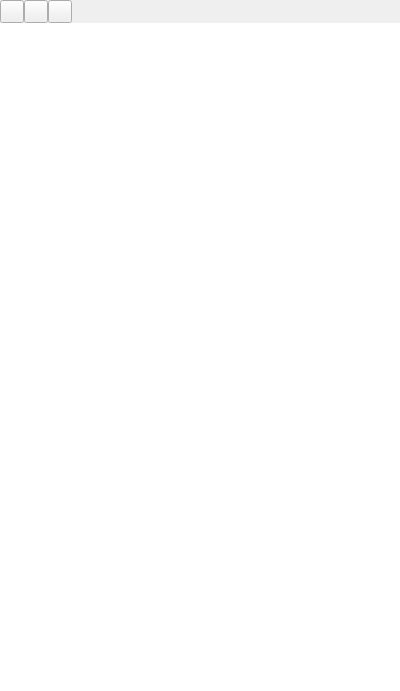
<?xml version="1.0" encoding="UTF-8"?>
<ui version="4.0">
 <class>GitRoot</class>
 <widget class="QWidget" name="GitRoot">
  <property name="geometry">
   <rect>
    <x>0</x>
    <y>0</y>
    <width>400</width>
    <height>691</height>
   </rect>
  </property>
  <property name="windowTitle">
   <string>Form</string>
  </property>
  <layout class="QVBoxLayout" name="verticalLayout">
   <property name="spacing">
    <number>0</number>
   </property>
   <property name="leftMargin">
    <number>0</number>
   </property>
   <property name="topMargin">
    <number>0</number>
   </property>
   <property name="rightMargin">
    <number>0</number>
   </property>
   <property name="bottomMargin">
    <number>0</number>
   </property>
   <item>
    <layout class="QHBoxLayout" name="horizontalLayout">
     <property name="spacing">
      <number>0</number>
     </property>
     <item>
      <widget class="QToolButton" name="commitButton">
       <property name="toolTip">
        <string>Commit</string>
       </property>
       <property name="text">
        <string/>
       </property>
      </widget>
     </item>
     <item>
      <widget class="QToolButton" name="pushButton">
       <property name="toolTip">
        <string>Push</string>
       </property>
       <property name="text">
        <string/>
       </property>
      </widget>
     </item>
     <item>
      <widget class="QToolButton" name="pullButton">
       <property name="toolTip">
        <string>Pull</string>
       </property>
       <property name="text">
        <string/>
       </property>
      </widget>
     </item>
     <item>
      <spacer name="horizontalSpacer">
       <property name="orientation">
        <enum>Qt::Horizontal</enum>
       </property>
       <property name="sizeHint" stdset="0">
        <size>
         <width>40</width>
         <height>20</height>
        </size>
       </property>
      </spacer>
     </item>
    </layout>
   </item>
   <item>
    <widget class="RepositoryBrowserList" name="repositoryBrowser">
     <property name="frameShape">
      <enum>QFrame::NoFrame</enum>
     </property>
     <property name="rootIsDecorated">
      <bool>true</bool>
     </property>
     <property name="headerHidden">
      <bool>true</bool>
     </property>
    </widget>
   </item>
   <item>
    <widget class="RepositoryStatusBar" name="repositoryStatus" native="true"/>
   </item>
  </layout>
 </widget>
 <customwidgets>
  <customwidget>
   <class>RepositoryStatusBar</class>
   <extends>QWidget</extends>
   <header>widgets/repositorystatusbar.h</header>
   <container>1</container>
  </customwidget>
  <customwidget>
   <class>RepositoryBrowserList</class>
   <extends>QTreeView</extends>
   <header location="global">widgets/repositorybrowserlist.h</header>
  </customwidget>
 </customwidgets>
 <resources/>
 <connections/>
</ui>
